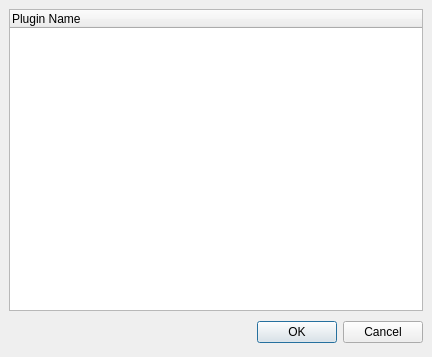
<ui version="4.0" >
 <class>PluginSelectorDialog</class>
 <widget class="QDialog" name="PluginSelectorDialog" >
  <property name="geometry" >
   <rect>
    <x>0</x>
    <y>0</y>
    <width>432</width>
    <height>357</height>
   </rect>
  </property>
  <property name="windowTitle" >
   <string>Dialog</string>
  </property>
  <layout class="QVBoxLayout" >
   <property name="margin" >
    <number>9</number>
   </property>
   <property name="spacing" >
    <number>6</number>
   </property>
   <item>
    <widget class="QTreeWidget" name="pluginTreeWidget" >
     <column>
      <property name="text" >
       <string>Plugin Name</string>
      </property>
     </column>
    </widget>
   </item>
   <item>
    <layout class="QHBoxLayout" >
     <property name="margin" >
      <number>0</number>
     </property>
     <property name="spacing" >
      <number>6</number>
     </property>
     <item>
      <spacer>
       <property name="orientation" >
        <enum>Qt::Horizontal</enum>
       </property>
       <property name="sizeHint" >
        <size>
         <width>131</width>
         <height>31</height>
        </size>
       </property>
      </spacer>
     </item>
     <item>
      <widget class="QPushButton" name="okButton" >
       <property name="text" >
        <string>OK</string>
       </property>
      </widget>
     </item>
     <item>
      <widget class="QPushButton" name="cancelButton" >
       <property name="text" >
        <string>Cancel</string>
       </property>
      </widget>
     </item>
    </layout>
   </item>
  </layout>
 </widget>
 <resources/>
 <connections>
  <connection>
   <sender>cancelButton</sender>
   <signal>clicked()</signal>
   <receiver>PluginSelectorDialog</receiver>
   <slot>reject()</slot>
   <hints>
    <hint type="sourcelabel" >
     <x>369</x>
     <y>253</y>
    </hint>
    <hint type="destinationlabel" >
     <x>179</x>
     <y>282</y>
    </hint>
   </hints>
  </connection>
  <connection>
   <sender>okButton</sender>
   <signal>clicked()</signal>
   <receiver>PluginSelectorDialog</receiver>
   <slot>accept()</slot>
   <hints>
    <hint type="sourcelabel" >
     <x>278</x>
     <y>253</y>
    </hint>
    <hint type="destinationlabel" >
     <x>96</x>
     <y>254</y>
    </hint>
   </hints>
  </connection>
 </connections>
</ui>
